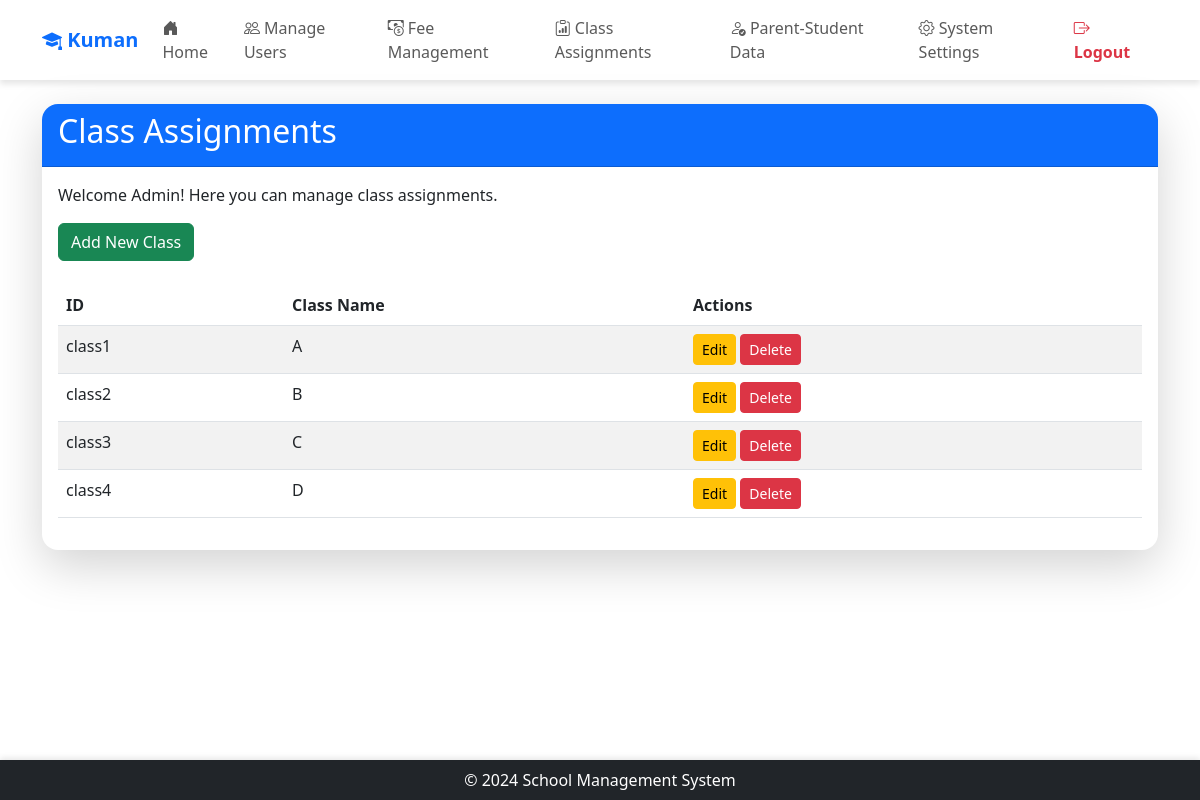
The app's page /admin/manage_classes (signed in), older data.
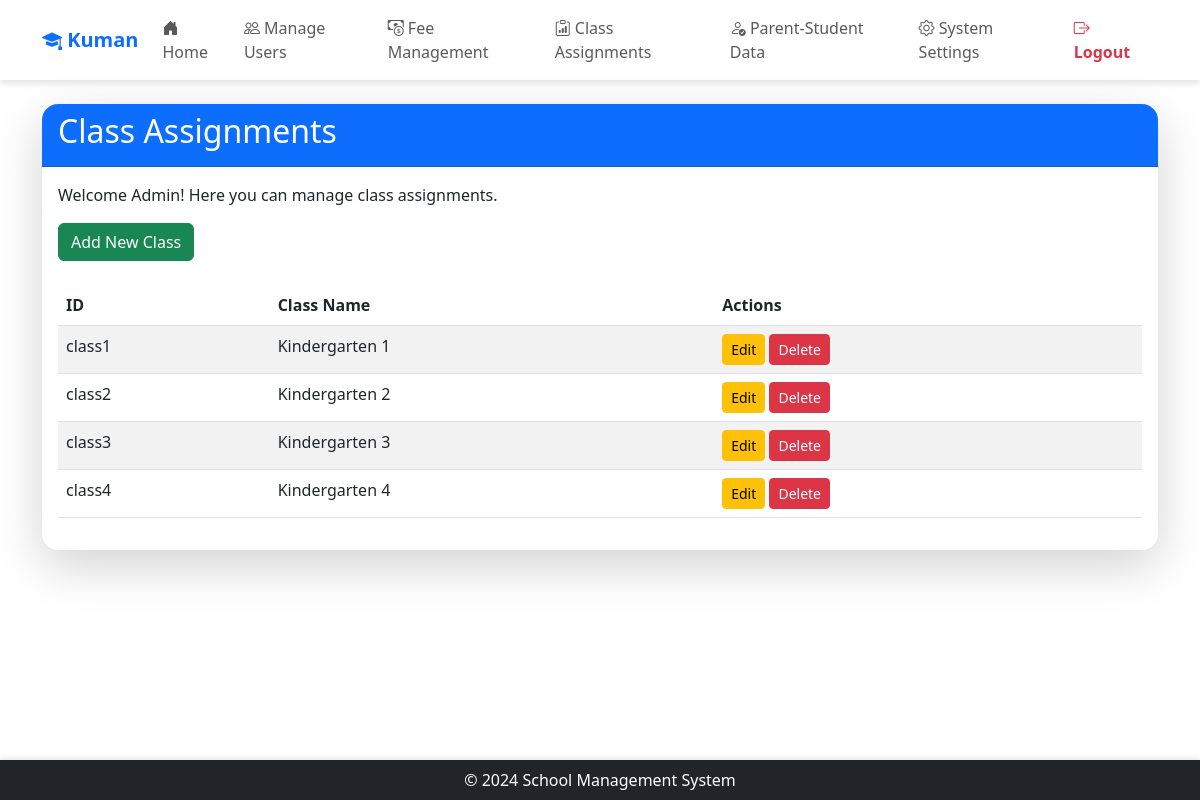
The same page, newer data.
### app/models/models.py (models this page shows, shortened)
class Class(db.Model):
    __tablename__ = 'Class'
    class_id = db.Column('ClassId', db.String, primary_key=True)
    class_name = db.Column('ClassName', db.String, nullable=False)
    description = db.Column('Description', db.String, nullable=True)
    assignments = relationship('ClassAssignment', back_populates='class_')

### app/routes/admin/class_assignment.py (the view)
@admin.route('/manage_classes', methods=['GET'])
@role_required('1')
@login_required
def manage_classes():
    classes = Class.query.all()
    return render_template('admin/manage_classes.html', classes=classes, app_name=app_name())

### app/__init__.py (called while the page is built)
@login_manager.user_loader
def load_user(user_id):
    from .models.models import User
    return User.query.get(user_id)

### app/routes/routes.py (called while the page is built)
def app_name():
    app_name = "School Management System"
    with current_app.app_context():
        setting = Settings.query.filter_by(setting_key='school_name').first()
        if setting and setting.setting_value:
            app_name = setting.setting_value
    return app_name

def role_required(*roles):
    def decorator(f):
        @wraps(f)
        def decorated_function(*args, **kwargs):
            if not current_user.is_authenticated or current_user.role_id not in roles:
                abort(403)  # Forbidden access if role does not match
            return f(*args, **kwargs)
        return decorated_function
    return decorator

### app/templates/admin/manage_classes.html (shortened to what this page needs)
{% extends "share/dashboard.html" %}
{% block card_title %}Class Assignments{% endblock %}
{% block card_content %}
<p>Welcome Admin! Here you can manage class assignments.</p>
<div class="mb-4">
    <a href="{{ url_for('admin.add_class') }}" class="btn btn-success">Add New Class</a>
</div>
<div class="table-responsive">
    <table class="table table-striped">
        <thead>
            <tr>
                <th>ID</th>
                <th>Class Name</th>
                <th>Actions</th>
            </tr>
        </thead>
        <tbody>
            {% for class in classes %}
            <tr>
                <td>{{ class.class_id }}</td>
                <td>{{ class.class_name }}</td>
                <td>
                    <a href="{{ url_for('admin.edit_class_page', class_id=class.class_id) }}" class="btn btn-warning btn-sm">Edit</a>
                    <form action="{{ url_for('admin.delete_class', class_id=class.class_id) }}" method="post" class="d-inline"
                        onsubmit="return confirm('Are you sure you want to delete this class?');">
                        <button type="submit" class="btn btn-danger btn-sm">Delete</button>
                    </form>
                </td>
            </tr>
            {% endfor %}
        </tbody>
    </table>
</div>
{% endblock %}

Row changes from the older to the newer data that the page shows:
changed Class "class1": class_name "A" → "Kindergarten 1"
changed Class "class2": class_name "B" → "Kindergarten 2"
changed Class "class3": class_name "C" → "Kindergarten 3"
changed Class "class4": class_name "D" → "Kindergarten 4"
